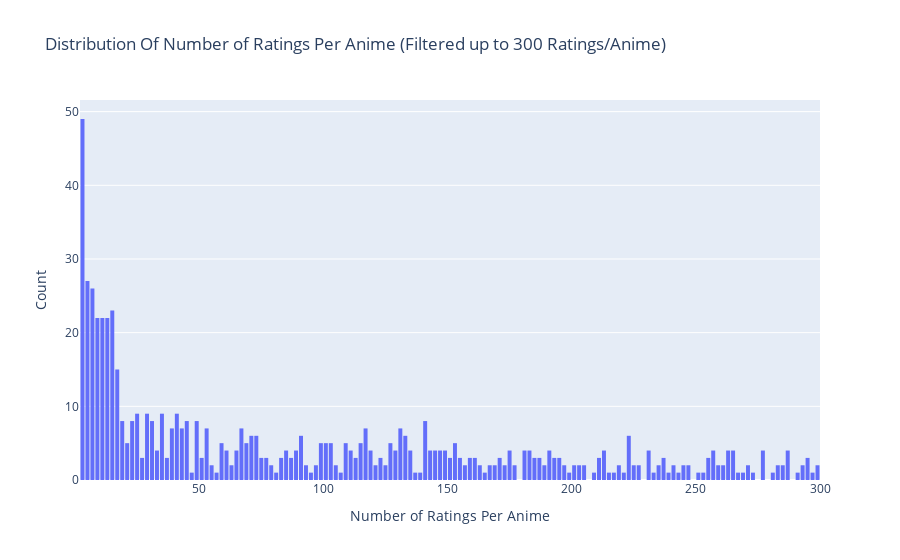

Notebook code for this chart:
### Code cell
# Defining x axis values filtering the user_ratings of user that rated up to 300 animes
data = merged2.groupby('genre')['user_rating'].count().clip(upper=300)

trace = go.Histogram(x = data.values,
                     name = 'Ratings',
                     xbins = dict(start = 2,
                                  end = 300,
                                  size = 2))

layout = go.Layout(title = 'Distribution Of Number of Ratings Per Anime (Filtered up to 300 Ratings/Anime)',
                   xaxis = dict(title = 'Number of Ratings Per Anime'),
                   yaxis = dict(title = 'Count'),
                   bargap = 0.2)

fig = go.Figure(data=[trace], layout=layout)
iplot(fig)

### Figure 1 — Plotly figure (JSON) as saved in the notebook; plotly's stock layout.template omitted (floating-point values rounded to 4 significant figures; data arrays with more than 128 entries replaced by an {"elided": "..."} marker saying what was removed)
{"data": [{"name": "Ratings", "type": "histogram", "x": {"elided": "2148 int values"}, "xbins": {"end": 300, "size": 2, "start": 2}}], "layout": {"bargap": 0.2, "title": {"text": "Distribution Of Number of Ratings Per Anime (Filtered up to 300 Ratings/Anime)"}, "xaxis": {"title": {"text": "Number of Ratings Per Anime"}}, "yaxis": {"title": {"text": "Count"}}}}
